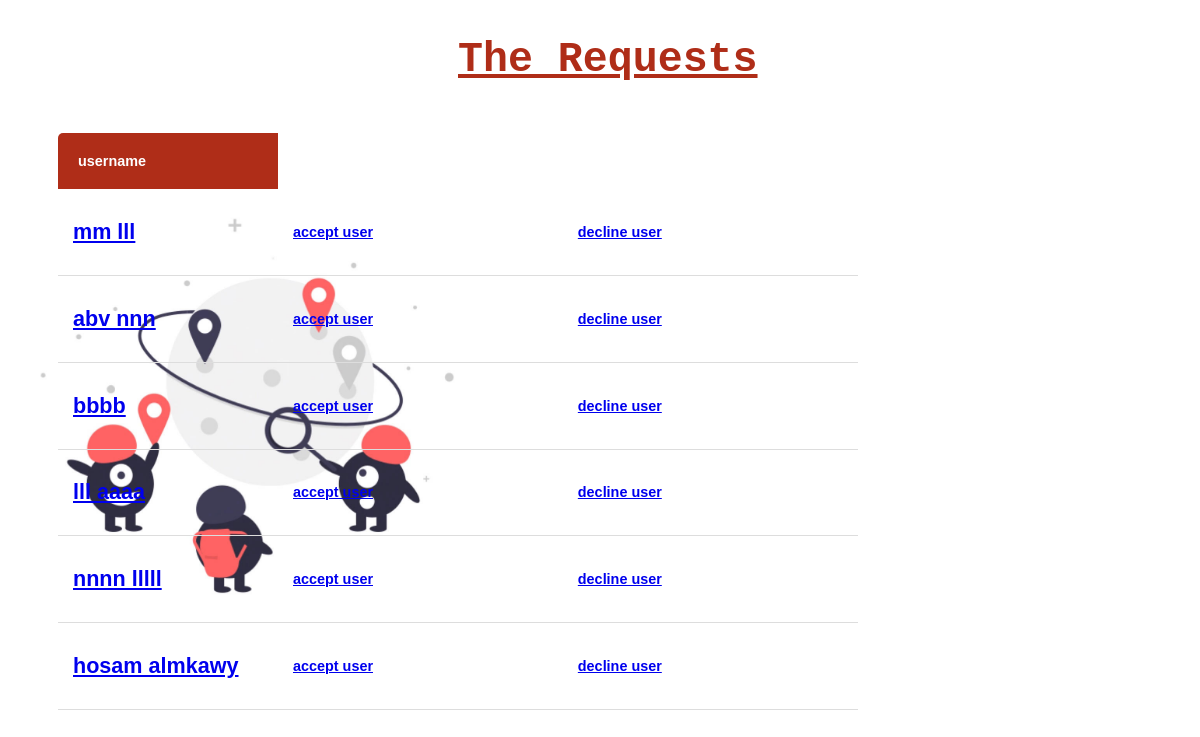
Before: /Request/ with the older database file.
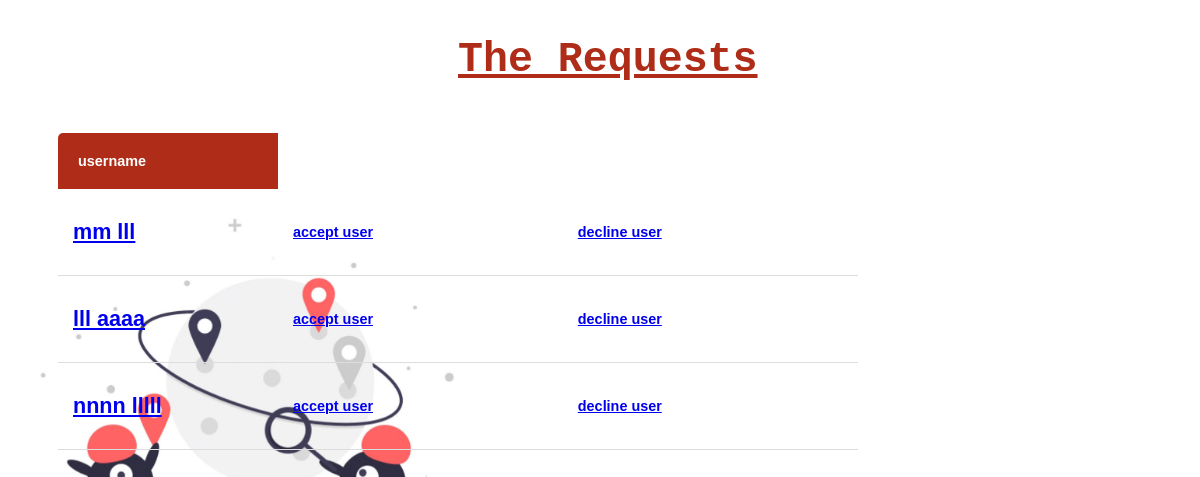
After: the same page with the newer database file.
### project/models.py (models this page shows)
class User(AbstractUser):
    is_passenger=models.BooleanField(default=False)
    is_Admin=models.BooleanField(default=False)

class Driver(User):
    companyName=models.CharField(max_length=100,default='')
    phone=models.CharField(max_length=10,default='')
    is_ok= models.BooleanField(default=False)
    License=models.FileField(upload_to='files/', null=True)
    certificate=models.FileField(default=None)
    class Meta:
        db_table = 'Drivers'

class User(AbstractUser):
    is_passenger=models.BooleanField(default=False)
    is_Admin=models.BooleanField(default=False)

### project/views.py (the view)
# urls.py: path('Request/',views.Request,name="Request"),
def Request(request):
    userList= Driver.objects.filter(is_ok=False)
    return render(request, 'project/Request.html', {'users': userList})

### project/templates/project/Request.html (shortened to what this page needs)
{% load static %}
<!DOCTYPE html>
<html>
    <head>
        <link rel="stylesheet" href="">
    </head>
<body  style="background-image:url('{% static 'img/unnamed.jpg' %}'); background-repeat: no-repeat; background-size:100%;">
                  <div class="header" >
                   <h1> The Requests </h1>
                  </div>
<table class="content-table">
        <thead>
                <tr>
                  <th>username</th>
                </tr>
              </thead>
            {% for user in users %}
            <td> <a href="{% url 'detail' user.id %}"> <h2> {{user.username}} </h2> </a> </td>
                <td> <a href="{% url 'Accept' user.id %}"> <h4> accept user </h4> </a> </td>
                    <td> <a href="{% url 'Decline' user.id %}"> <h4> decline user </h4> </a> </td>
            {% endfor %}
    </body>
</html>

Changed rows visible on the page:
removed Driver: username "abv nnn"
removed Driver: username "bbbb"
removed Driver: username "hosam almkawy"
